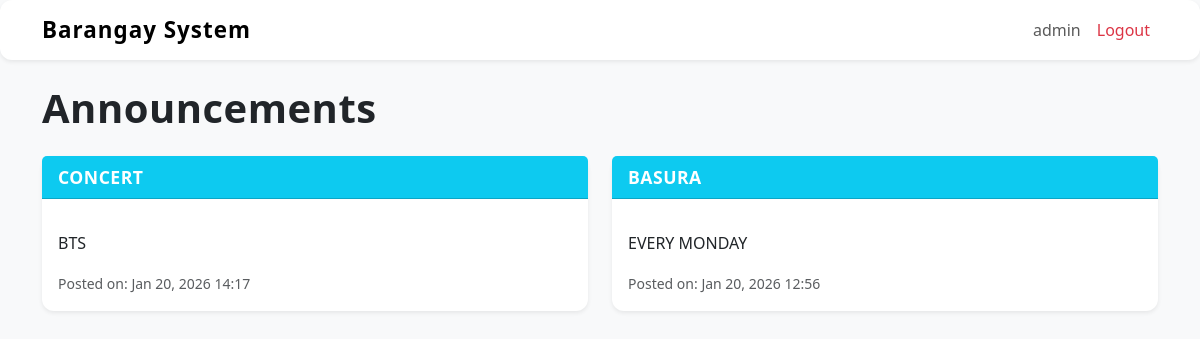
The page /resident/announcements/ (signed in) on the database its author committed.
### core/models.py (models this page shows, shortened)
class Announcement(models.Model):
    title = models.CharField(max_length=200)
    content = models.TextField()
    date_posted = models.DateTimeField(auto_now_add=True)

### core/views.py (the view)
# urls.py: path('resident/announcements/', views.view_announcements, name='view_announcements'),
@login_required
def view_announcements(request):
    announcements = Announcement.objects.all().order_by('-date_posted')
    return render(request, 'resident/announcements.html', {'announcements': announcements})

### core/templates/resident/announcements.html (shortened to what this page needs)
{% extends 'base.html' %}
{% block content %}
<h1 class="mb-4 fw-bold">Announcements</h1>
{% if announcements %}
    <div class="row g-4">
        {% for ann in announcements %}
        <div class="col-md-6">
            <div class="card shadow-sm h-100">
                <div class="card-header bg-info text-white fw-bold">
                    {{ ann.title }}
                </div>
                <div class="card-body">
                    <p>{{ ann.content|linebreaks }}</p>
                    <small class="text-muted">Posted on: {{ ann.date_posted|date:"M d, Y H:i" }}</small>
                </div>
            </div>
        </div>
        {% endfor %}
    </div>
{% else %}
    <p class="text-muted">No announcements yet.</p>
{% endif %}
{% endblock %}

### core/templates/base.html (shortened to what this page needs)
{% load static %}
<!DOCTYPE html>
<html lang="en">
<head>
    <link href="https://cdn.jsdelivr.net/npm/bootstrap@5.3.2/dist/css/bootstrap.min.css" rel="stylesheet">
    <link rel="stylesheet" href="{% static 'css/style.css' %}">
</head>
<body class="bg-light text-dark">
    <nav class="navbar navbar-expand-lg navbar-light bg-white shadow-sm mb-4">
        <div class="container">
            <a class="navbar-brand fw-bold" href="{% url 'home' %}">Barangay System</a>
            <div class="collapse navbar-collapse justify-content-end" id="navbarNav">
                <ul class="navbar-nav">
                    {% if user.is_authenticated %}
                        <li class="nav-item">
                            <a class="nav-link" href="#">{{ user.username }}</a>
                        </li>
                        <li class="nav-item">
                            <a class="nav-link text-danger" href="{% url 'logout' %}">Logout</a>
                        </li>
                    {% else %}
                        <li class="nav-item">
                            <a class="nav-link" href="{% url 'login' %}">Login</a>
                        </li>
                    {% endif %}
                </ul>
            </div>
        </div>
    </nav>
    <div class="container">
        {% block content %}{% endblock %}
    </div>
</body>
</html>

### core/static/css/style.css (style rules this page uses)
body { font-family: 'Segoe UI', Tahoma, Geneva, Verdana, sans-serif; background: #f8f9fa; color: #212529; }
.card { border-radius: 12px; transition: all 0.3s ease; border: none; box-shadow: 0 4px 15px rgba(0, 0, 0, 0.08); }
.card-header { font-size: 1.1rem; letter-spacing: 0.5px; border-radius: 12px 12px 0 0; }
h1, h2, h3, h4, h5 { font-weight: 700; letter-spacing: 0.5px; }
a { text-decoration: none; transition: all 0.2s ease; }
.navbar { border-radius: 12px; }
.navbar-brand { font-size: 1.4rem; letter-spacing: 1px; font-weight: 700; }

### rows shown on the page
Announcement: title "CONCERT", content "BTS", date_posted "Jan 20, 2026 14:17"
Announcement: title "BASURA", content "EVERY MONDAY", date_posted "Jan 20, 2026 12:56"

### other values the page prints
{{ user.username }} "admin"
